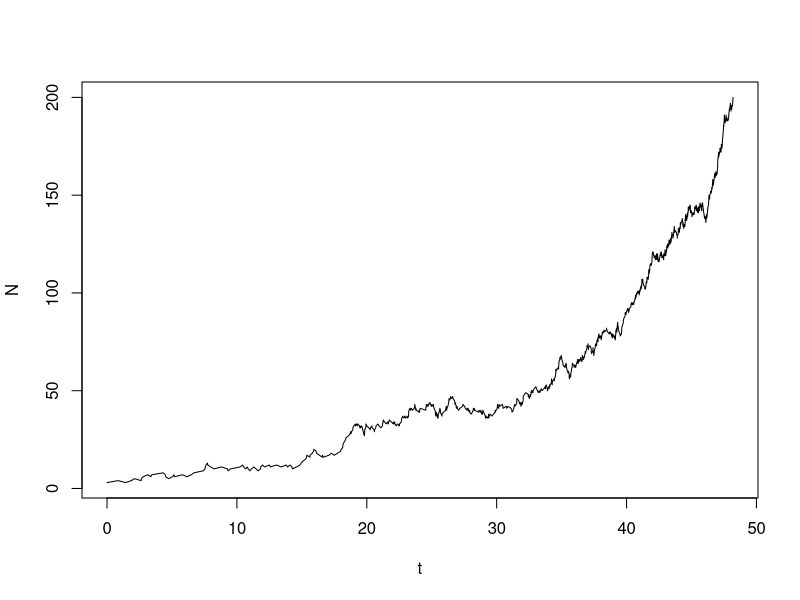
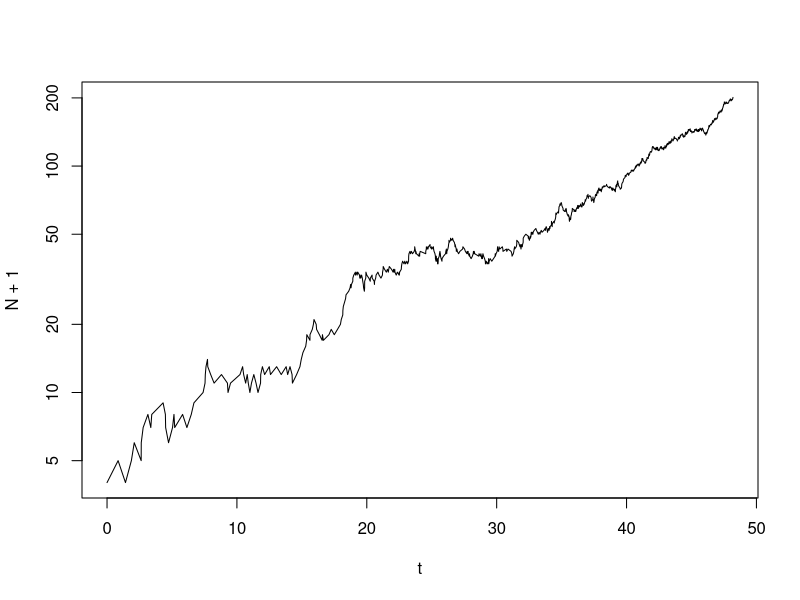
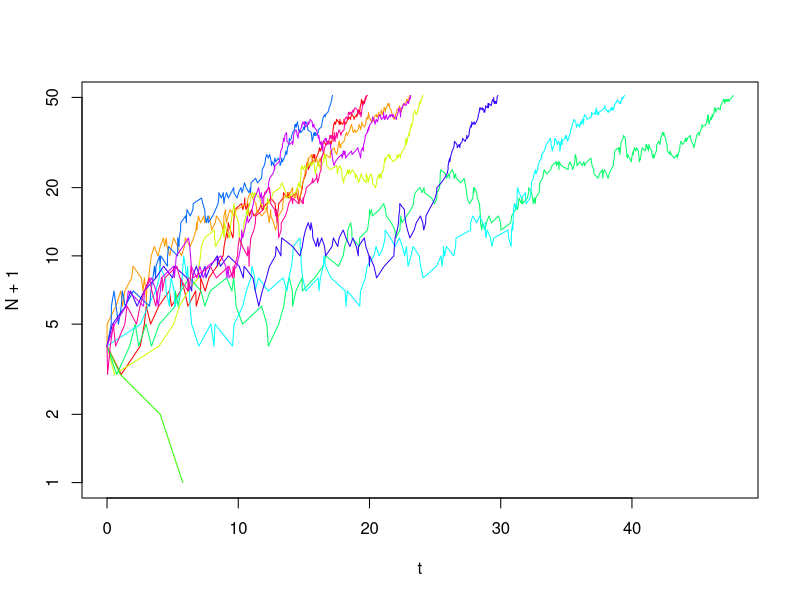

Recreate these plots in R, in order.
## ---- chunk 1
knitr::opts_chunk$set(echo = TRUE)
## ---- chunk 2
time_series <- function(N0, Nmax, d, b){# this defines a function with the name "time_series". It has four arguments: N0, Nmax, birth, death
  N <- N0 # initial value for population size
  t <- 0 # initial value for time
  output <- data.frame(t,N) # creates a data frame with two columns (one for time and one for population size) in which we can store the results from the simulation, we could also have use a matrix instead
  while (N < Nmax & N > 0) {# loop runs until N=0 or N=Nmax
    dt <- rexp(1, rate = d * N + b * N) # time to next event
    event <- sample(c(-1, 1), 1, prob = c(d * N, b * N)) # determines which type of event happens by drawing a random number
    t <- t + dt # updates time
    N <- N + event # updates population size
    output <- rbind(output, c(t, N)) # updates output by adding a new row
  }
  return(output)
}
## ---- chunk 3
time_series(N0 = 3, Nmax = 10, d = 0.2, b = 0.3)
## ---- chunk 4
data <- time_series(3, 200, 0.2, 0.3)
plot(data, type="l")
## ---- chunk 5
plot(N+1 ~ t, data, log="y", type="l")
## ---- chunk 6
N0 <- 3
Nmax <- 50
d <- 0.2
b <- 0.3
sim <- 10 # this sets the number of simulations

results <- list() # using the list variable allows us to save results of all iterations of the function time_series, that is, we can save several data frames in it
j <- 1 # intialize counter
for (i in 1:sim) {# to create sim different simulations, we embedd the function time.series in a for-loop
  results[[j]] <- time_series(N0, Nmax, d, b) # adds the result of a simulation to the results, note that we have to apply [[]] when subsetting lists
  j = j + 1
}
## ---- chunk 7
maxt <- numeric(sim) # creates a vector in which we store the length of the different time series
  for (i in 1:sim) {
  maxt[i] <- max(results[[i]][1]) # determines the length of the ith time series and stores the result in the object maxt
  }
tmax <- max(maxt) # the length of the longest time series is assigned to the parameter tmax
## ---- chunk 8
colors <- rainbow(length(results)) # sets number of colours equal to number sim
plot(N+1 ~ t, results[[1]], type="l", log="y", ylim=c(1,Nmax),xlim=c(0,tmax), col=colors[1]) # plots the first simulation
for (i in 2:sim) {# this for-loop adds all further simulations to the same graph
  lines(N+1~t, results[[i]], type="l", col=colors[i])
}
